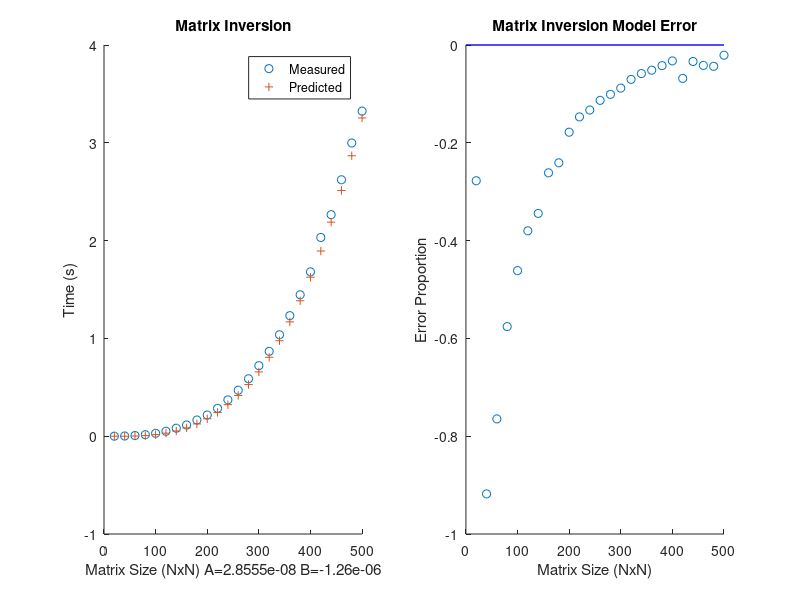

Here is the MATLAB script that generated this plot:
initTimes = [0.000163707,0.000622905,0.00141165,0.00249452,0.00388239,0.0061674,0.00806767,0.0107595,0.0128599,0.0161829,0.0191738,0.0233933,0.026332,0.031127,0.0365778,0.0408588,0.0481683,0.0501633,0.0568939,0.0662243,0.0711,0.0767107,0.0883953,0.100316,0.10119];
invTimes = [0.000217716,0.00167448,0.00552115,0.0129649,0.0257418,0.0441518,0.0737702,0.103916,0.152754,0.2005,0.265786,0.348179,0.443567,0.556201,0.684578,0.82684,0.989027,1.18225,1.38899,1.6143,1.96093,2.18813,2.5337,2.89806,3.22259];

initTimes1 = [0.000156961,0.000630752,0.00144904,0.00251847,0.00391062,0.00564136,0.00770673,0.0101543,0.0125661,0.0155184,0.0187237,0.0233851,0.0268171,0.0317651,0.0345551,0.0394702,0.0449627,0.0521596,0.0565906,0.06272,0.0696411,0.0771784,0.0861619,0.0909864,0.0985745];
invTimes1 = [0.000216895,0.00166426,0.00545052,0.0126793,0.0246595,0.0423399,0.066771,0.0987089,0.141166,0.192546,0.264384,0.365301,0.443902,0.538941,0.638024,0.77128,0.932359,1.10385,1.29988,1.55833,1.74649,2.00708,2.2906,2.61726,2.98092];

invCoeff = polyfit(20:20:500,initTimes + invTimes,3);

% for ax^3 + bx^2 :
b = invCoeff(2);
a = invCoeff(1);

figure
subplot(1,2,1);
scatter(20:20:500,initTimes + invTimes);
hold on;
scatter(20:20:500, a*(20:20:500).^3 + b*(20:20:500).^2, '+');
 title('Matrix Inversion');
    ylabel('Time (s)')
    xlabel(['Matrix Size (NxN) A=' num2str(a) ' B=' num2str(b)]);
    legend('Measured','Predicted')
   
    subplot(1,2,2);
    errors = bsxfun(@rdivide,(abs((a*(20:20:500).^3 + b*(20:20:500).^2)) - (initTimes + invTimes)),(initTimes + invTimes));
    scatter(20:20:500, errors);
    hold on;
    p1 = [0,0];
    p2 = [0,500];
    plot([p1(2),p2(2)],[p1(1),p2(1)],'Color','b','LineWidth',1);
    title('Matrix Inversion Model Error');
    ylabel('Error Proportion')
    xlabel('Matrix Size (NxN)');
    